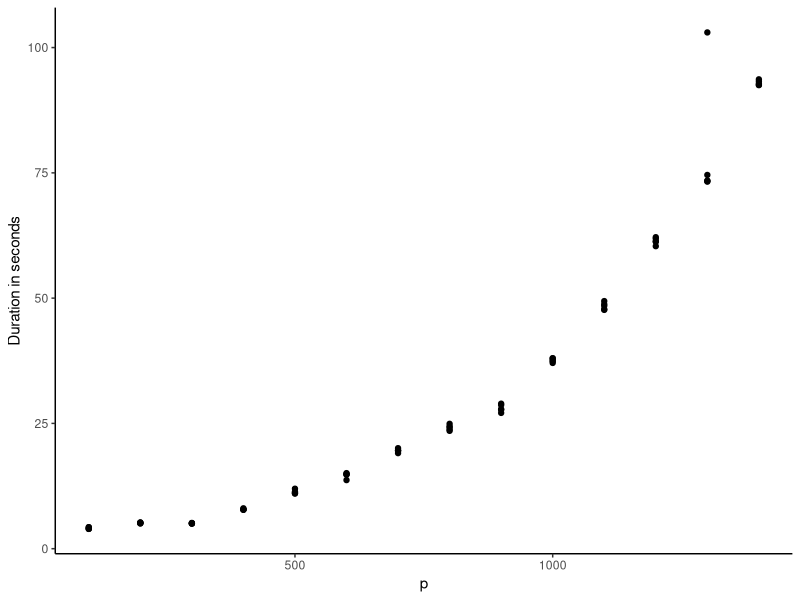
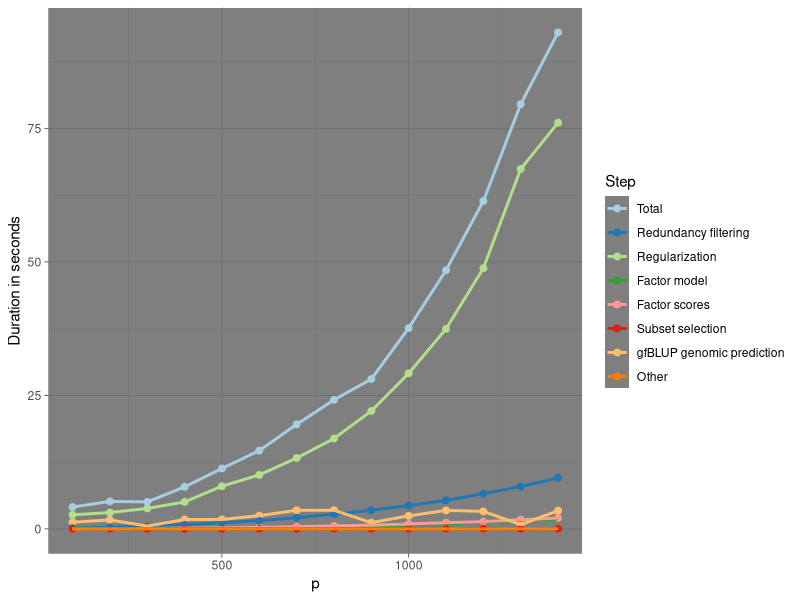
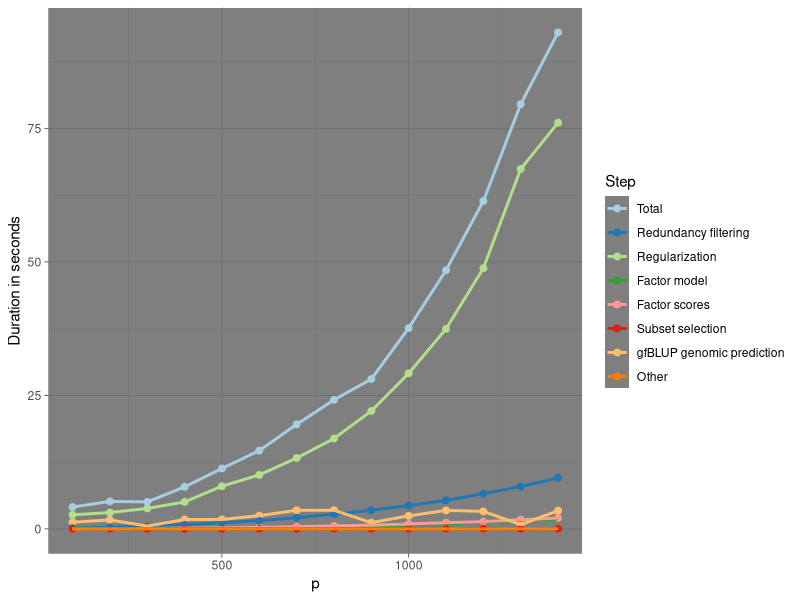

R code for these plots, in order:
library(ggplot2)
runs <- 5
results <- read.csv("timing.csv")
results <- results[which(results$p %in% seq(100, 1400, 100)), -c(1, 5)]

totals <- expand.grid(Step = "Total",
                      Run = 1:runs,
                      p = seq(100, 1400, 100))

totals$Durations <- numeric(nrow(totals))

for (R in 1:runs) {
  for (P in seq(100, 1400, 100)) {
    temp <- results[which(results$Run == R & results$p == P), ]
    totals[which(totals$Run == R & totals$p == P), "Durations"] <- sum(temp$Durations)
  }
}; rm(temp, P, R)

results <- rbind(results, totals)
results.avg <- aggregate(Durations ~ Step + p, data = results, mean)

results.avg$Step <- factor(results.avg$Step,
                           levels = c("Total", "Redundancy filtering", "Regularization",
                                      "Factor model", "Factor scores", "Subset selection",
                                      "gfBLUP genomic prediction", "Other"))


ggplot(data = results[which(results$Step == "Total"), ],
       mapping = aes(x = p, y = Durations)) +
  geom_point() +
  theme_classic() +
  ylab("Duration in seconds")

pal <- RColorBrewer::brewer.pal(8, "Paired")

ggplot(data = results.avg,
       mapping = aes(x = p, y = Durations, color = Step)) +
  geom_point(size = 2) +
  geom_line(linewidth = 1) +
  theme_dark() +
  ylab("Duration in seconds") +
  scale_color_manual(values = pal)

ggsave("timing.jpg", width = 30, height = 10, units = "cm")
